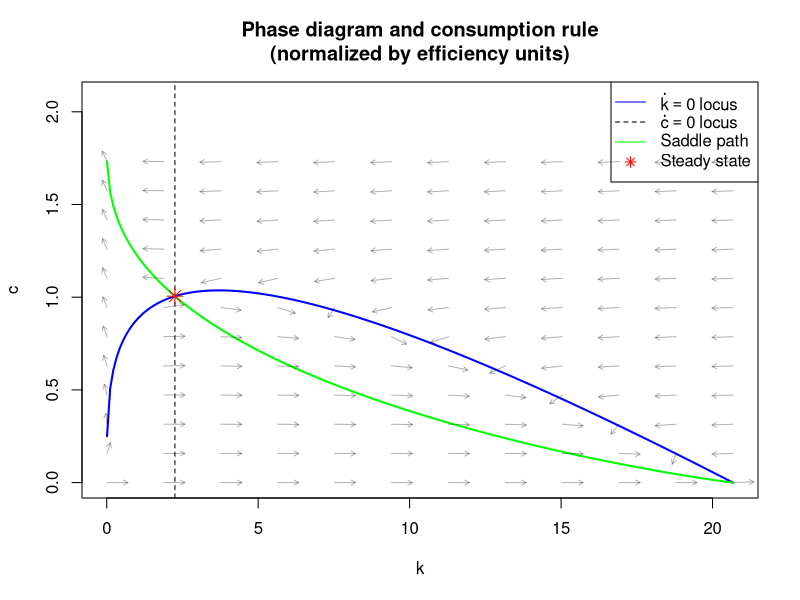
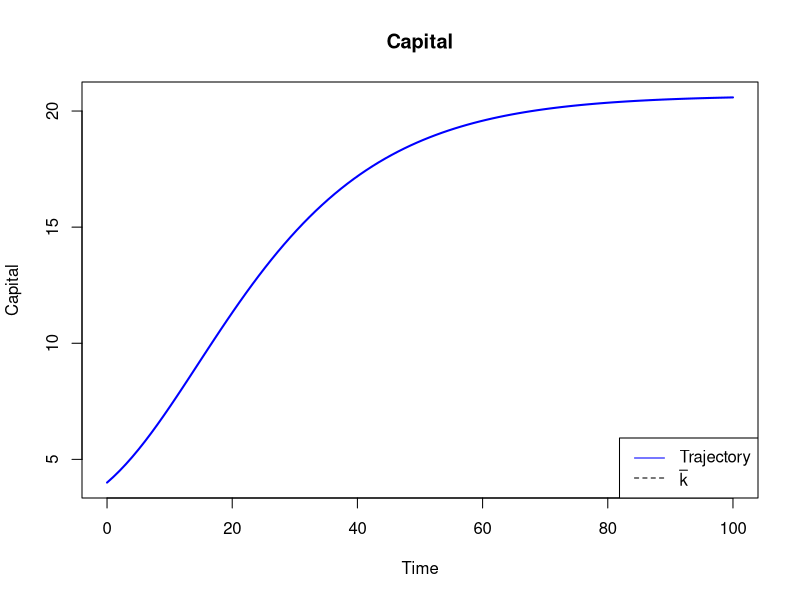
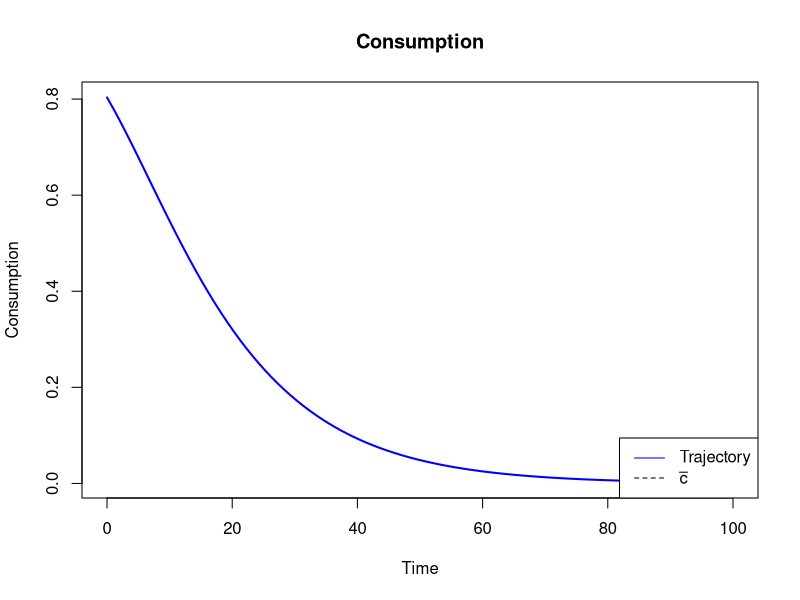
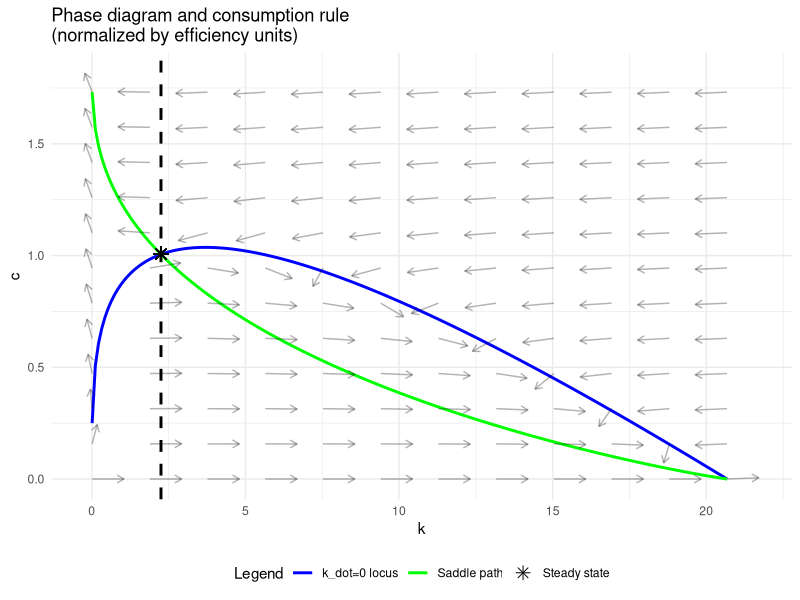
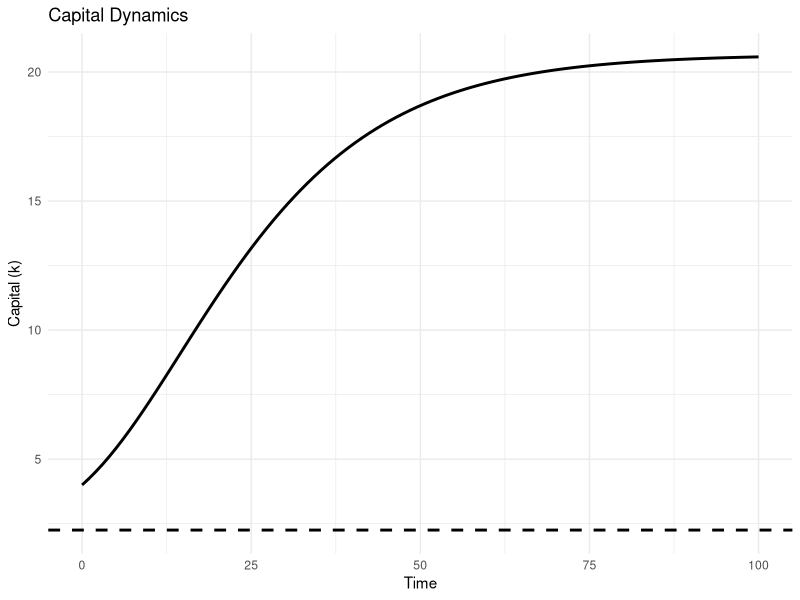
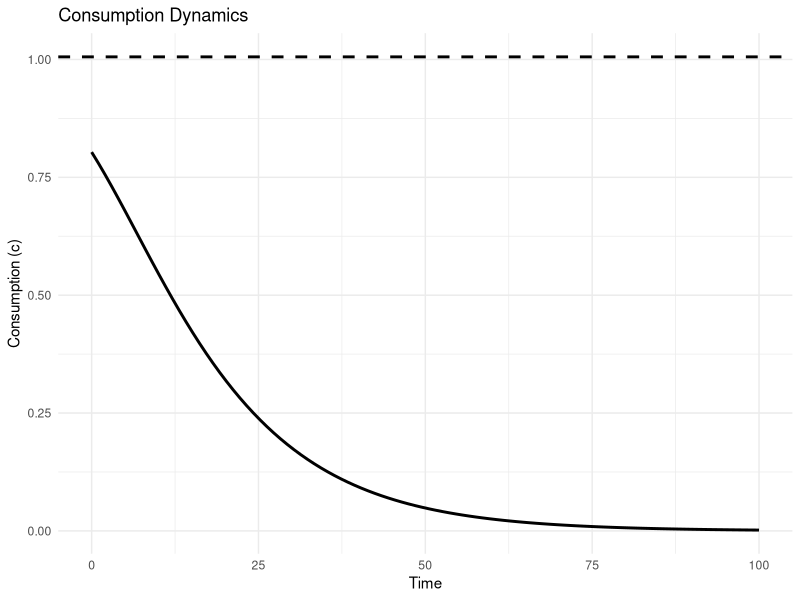
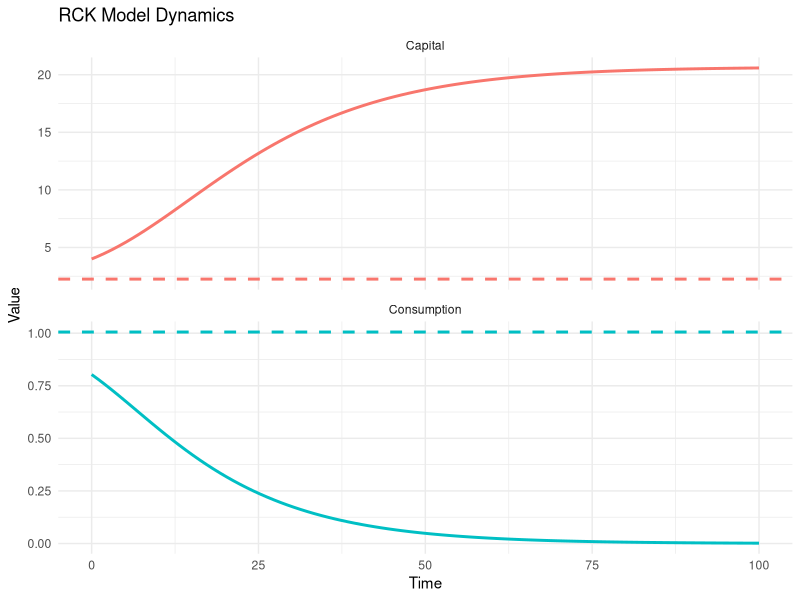

These charts were generated, in order, by the following R code:
## ---- chunk 1
# Notwendige Pakete installieren, falls nicht vorhanden:
# install.packages("R6")
# install.packages("deSolve")

library(R6)
library(deSolve)

# Class implementation

RCKmod <- R6Class("RCKmod",
  public = list(
    # Parameter definieren
    rho = NULL,
    alpha = NULL,
    theta = NULL,
    xi = NULL,
    delta = NULL,
    phi = NULL,
    
    # Abgeleitete Werte und Funktionen
    cFunc = NULL,
    kmax = NULL,
    kss = NULL,
    css = NULL,
    
    initialize = function(rho, alpha, theta, xi, delta, phi) {
      # """
      # Inputs:
      # - rho:   relative risk aversion coefficient for CRRA utility.
      # - alpha: capital's share of production in Cobb-Douglas output function.
      # - theta: time preference/discount rate.
      # - xi:    population growth rate.
      # - delta: capital depreciation rate.
      # - phi:   labor productivity growth rate.        
      # """
      
      # Assign parameter values
      self$rho <- rho
      self$alpha <- alpha
      self$theta <- theta
      self$xi <- xi
      self$delta <- delta
      self$phi <- phi
      
      # Maximum capital
      self$kmax <- (1/(self$phi + self$xi + self$delta))^(1/(1-self$alpha))
      
      # Steady state capital
      self$kss <- (alpha/(theta + xi + delta + rho*phi))^(1/(1-alpha))
      
      # Steady state consumption
      self$css <- self$kss^alpha - (xi + delta + phi)*self$kss
      
      # Solve the model to create its consumption function
      self$solve()
    },
    
    output = function(k) {
      # """
      # Cobb-Douglas normalized production function
      # """
      return(k^self$alpha)
    },
    
    dcdt = function(c, k) {
      # """
      # Consumption differential equation
      # """
      dc <- c/self$rho * (self$alpha * k^(self$alpha - 1) - self$theta - (self$xi + self$delta) - self$rho*self$phi)
      return(dc)
    },
    
    dkdt = function(c, k) {
      # """
      # Capital differential equation
      # """
      dk <- self$output(k) - c - (self$phi + self$xi + self$delta)*k
      return(dk)
    },
    
    dcdk = function(k, state, parms) {
      # """
      # Differential equation for the time elimination method.
      # This corresponds to dc/dk = (dc/dt)/(dk/dt)
      # WICHTIG: deSolve erwartet die Signatur func(time, state, parms). 
      # Hier ist 'k' die Zeit (unabhängige Variable) und 'c' der Zustand.
      # """
      c_val <- state[1] 
      # Verhindern von negativen Werten während der numerischen Lösung
      if(c_val < 0) c_val <- 1e-10
      
      dc_val <- self$dcdt(c_val, k)
      dk_val <- self$dkdt(c_val, k)
      
      return(list(c(dc_val / dk_val)))
    },
    
    solve = function(eps = 10^(-8), npoints = 400) {
      # """
      # Solves for the model's consumption rule through the time elimination method.
      # """
      
      # K ranges
      # In R erzeugen wir Sequenzen. 
      k_below <- seq(self$kss, 0.0001, length.out = npoints)
      k_above <- seq(self$kss, self$kmax, length.out = npoints)
      
      # Solve for c on each side of the steady state capital
      # deSolve::ode wird genutzt. Beachte: 'times' ist hier 'k'.
      
      # Nach unten (Rückwärtsintegration sozusagen, da k abnimmt)
      c_below_out <- ode(y = c(c = self$css - eps), times = k_below, func = self$dcdk, parms = NULL)
      # Nach oben
      c_above_out <- ode(y = c(c = self$css + eps), times = k_above, func = self$dcdk, parms = NULL)
      
      # Daten zusammenfügen für Interpolation
      # Wir müssen die 'below' Werte umkehren, damit k strikt aufsteigend ist für approxfun
      k_vals <- c(rev(k_below), k_above[-1]) # -1 um Duplikat beim SS zu vermeiden
      c_vals <- c(rev(c_below_out[,"c"]), c_above_out[-1,"c"])
      
      # Create consumption function as an interpolation
      # approxfun entspricht scipy.interpolate.interp1d
      self$cFunc <- approxfun(k_vals, c_vals, rule = 2) # rule=2 erlaubt Extrapolation (constant) am Rand
    },
    
    dkdt_opt = function(t, state, parms) {
      # """
      # Differential equation for k assuming optimal c decisions.
      # deSolve Signatur: (t, state, parms)
      # """
      k_val <- state[1]
      c_val <- self$cFunc(k_val)
      return(list(c(self$dkdt(c_val, k_val))))
    },
    
    k_dynamics = function(k0, t) {
      # """
      # Simulates optimal capital dynamics from a given starting point.
      # """
      out <- ode(y = c(k = k0), times = t, func = self$dkdt_opt, parms = NULL)
      return(out) # Gibt Matrix mit Spalten 'time' und 'k' zurück
    },
    
    k0locus = function(k) {
      # """
      # Returns the consumption value that leaves a given amount of
      # effective capital unchanged.
      # """
      return(self$output(k) - (self$phi + self$xi + self$delta)*k)
    },
    
    phase_diagram = function(npoints = 200, arrows = FALSE, n_arrows = 5) {
      # """
      # Plots the model's phase diagram.
      # """
      
      k <- seq(0.01, self$kmax, length.out = npoints)
      
      # Setup Plot
      # k_dot = 0 Locus
      plot(k, self$k0locus(k), type = "l", col = "blue", lwd = 2,
           ylim = c(0, max(self$cFunc(k))*1.2),
           xlab = "k", ylab = "c",
           main = "Phase diagram and consumption rule\n(normalized by efficiency units)")
      
      # c_dot = 0 Locus (Vertical line)
      abline(v = self$kss, lty = 2, col = "black")
      
      # Saddle path
      lines(k, self$cFunc(k), col = "green", lwd = 2)
      
      # Steady state
      points(self$kss, self$css, pch = 8, col = "red", cex = 1.5)
      
      legend("topright", legend = c(expression(dot(k)==0 ~ locus), 
                                    expression(dot(c)==0 ~ locus), 
                                    "Saddle path", "Steady state"),
             col = c("blue", "black", "green", "red"), 
             lty = c(1, 2, 1, NA), pch = c(NA, NA, NA, 8))
      
      # Add arrows
      if (arrows) {
        x <- seq(min(k), max(k), length.out = n_arrows)
        y <- seq(min(self$cFunc(k)), max(self$cFunc(k)), length.out = n_arrows)
        
        grid <- expand.grid(k = x, c = y)
        
        dc_vals <- self$dcdt(grid$c, grid$k)
        dk_vals <- self$dkdt(grid$c, grid$k)
        
        # Normalize length for visualization (quiver logic)
        M <- sqrt(dk_vals^2 + dc_vals^2)
        M[M == 0] <- 1
        dk_vals <- dk_vals / M
        dc_vals <- dc_vals / M
        
        # Skalierungsfaktor für Pfeile (in R muss man Länge explizit angeben)
        scale_x <- (max(k) - min(k)) / n_arrows * 0.4
        scale_y <- (max(y) - min(y)) / n_arrows * 0.4
        
        arrows(grid$k, grid$c, 
               grid$k + dk_vals * scale_x, 
               grid$c + dc_vals * scale_y, 
               length = 0.05, col = rgb(0,0,0,0.3))
      }
    }
  )
)

# --- Ausführung (Main Block) ---

# Create and solve model
RCKmodExample <- RCKmod$new(rho = 2, alpha = 0.3, theta = 0.02, xi = 0.01, delta = 0.08, phi = 0.03)
# Note: $new() ruft automatisch initialize() und darin solve() auf.

# Test the consumption rule
cat(sprintf('Consumption at k = %1.2f is c = %1.2f\n', 
            RCKmodExample$kss/2, RCKmodExample$cFunc(RCKmodExample$kss/2)))

# Phase Diagram
RCKmodExample$phase_diagram(arrows = TRUE, n_arrows = 12)

# Create grid of time points
t <- seq(0, 100, length.out = 100)

# Find capital dynamics
k0 <- 4
out_sim <- RCKmodExample$k_dynamics(k0, t)
k_sim <- out_sim[,"k"] # Extrahiere k Spalte

# Plot Capital
plot(t, k_sim, type = "l", col = "blue", lwd = 2,
     xlab = "Time", ylab = "Capital", main = "Capital")
abline(h = RCKmodExample$kss, lty = 2, col = "black")
legend("bottomright", legend = c("Trajectory", expression(bar(k))),
       col = c("blue", "black"), lty = c(1, 2))

# Find consumption
c_sim <- RCKmodExample$cFunc(k_sim)

# Plot Consumption
plot(t, c_sim, type = "l", col = "blue", lwd = 2,
     xlab = "Time", ylab = "Consumption", main = "Consumption")
abline(h = RCKmodExample$css, lty = 2, col = "black")
legend("bottomright", legend = c("Trajectory", expression(bar(c))),
       col = c("blue", "black"), lty = c(1, 2))
## ---- chunk 2
# Preamble
library(deSolve)
library(ggplot2)
library(reshape2)

# Class implementation
RCKmod <- function(rho, alpha, theta, xi, delta, phi) {
  #' @param rho: relative risk aversion coefficient for CRRA utility
  #' @param alpha: capital's share of production in Cobb-Douglas output function
  #' @param theta: time preference/discount rate
  #' @param xi: population growth rate
  #' @param delta: capital depreciation rate
  #' @param phi: labor productivity growth rate
  
  # Assign parameter values
  model <- list(
    rho = rho,
    alpha = alpha,
    theta = theta,
    xi = xi,
    delta = delta,
    phi = phi
  )
  
  # Maximum capital
  model$kmax <- (1/(phi + xi + delta))^(1/(1 - alpha))
  
  # Steady state capital
  model$kss <- (alpha/(theta + xi + delta + rho*phi))^(1/(1 - alpha))
  # Steady state consumption
  model$css <- model$kss^alpha - (xi + delta + phi)*model$kss
  
  # Function definitions
  model$output <- function(k) {
    # Cobb-Douglas normalized production function
    return(k^alpha)
  }
  
  model$dcdt <- function(c, k) {
    # Consumption differential equation
    return(c/rho*(alpha*k^(alpha - 1) - theta - (xi + delta) - rho*phi))
  }
  
  model$dkdt <- function(c, k) {
    # Capital differential equation
    return(k^alpha - c - (phi + xi + delta)*k)
  }
  
  model$dcdk <- function(c, k) {
    # Differential equation for the time elimination method
    # This corresponds to dc/dk = (dc/dt)/(dk/dt)
    return(model$dcdt(c, k)/model$dkdt(c, k))
  }
  
  model$solve <- function(eps = 10^(-8), npoints = 400) {
    # Solves for the model's consumption rule through the time elimination method
    # Parameters:
    # - eps: disturbance used to prevent dc/dk from becoming 0/0 at
    #        the steady state value of capital
    # - npoints: number of points used on each side of the steady
    #            state capital for solving the dc/dk equation
    
    # K ranges
    k_below <- seq(from = model$kss, to = 0.0001, length.out = npoints)
    k_above <- seq(from = model$kss, to = model$kmax, length.out = npoints)
    k <- c(k_below, k_above)
    
    # Solve for c on each side of the steady state capital,
    # adding a disturbance to prevent dc/dk = 0/0
    c_below <- ode(y = model$css - eps, times = k_below, func = function(t, y, parms) {
      list(model$dcdk(y, t))
    }, parms = NULL)[, 2]
    
    c_above <- ode(y = model$css + eps, times = k_above, func = function(t, y, parms) {
      list(model$dcdk(y, t))
    }, parms = NULL)[, 2]
    
    c <- c(c_below, c_above)
    
    # Create consumption function as an interpolation of the numerical solutions
    model$cFunc <- approxfun(k, c, rule = 2)
    return(model)
  }
  
  model$dkdt_opt <- function(t, k, parms) {
    # Differential equation for k assuming optimal c decisions
    return(list(model$dkdt(model$cFunc(k), k)))
  }
  
  model$k_dynamics <- function(k0, t) {
    # Simulates optimal capital dynamics from a given starting point
    # Parameters:
    # - t: vector of time points at which to solve for capital
    # - k0: value of capital at t[0]
    result <- ode(y = k0, times = t, func = model$dkdt_opt, parms = NULL)
    return(result[, 2])
  }
  
  model$k0locus <- function(k) {
    # Returns the consumption value that leaves a given amount of
    # effective capital unchanged
    return(k^alpha - (phi + xi + delta)*k)
  }
  
  model$phase_diagram <- function(npoints = 200, arrows = FALSE, n_arrows = 5) {
    # Plots the model's phase diagram
    # - npoints: number of ticks in the k axis
    # - arrows: boolean to indicate whether or not to draw arrow grid
    # - n_arrows: controls the number of arrows in the grid
    
    k <- seq(from = 0.01, to = model$kmax, length.out = npoints)
    
    # Create data frame for plotting
    plot_data <- data.frame(
      k = k,
      k0_locus = model$k0locus(k),
      saddle_path = model$cFunc(k)
    )
    
    # Create base plot
    p <- ggplot(plot_data, aes(x = k)) +
      geom_line(aes(y = k0_locus, color = "k_dot=0 locus"), linewidth = 1) +
      geom_vline(xintercept = model$kss, linetype = "dashed", 
                 aes(color = "c_dot=0 locus"), linewidth = 1) +
      geom_line(aes(y = saddle_path, color = "Saddle path"), linewidth = 1) +
      geom_point(aes(x = model$kss, y = model$css, color = "Steady state"), 
                 size = 3, shape = 8) +
      labs(title = "Phase diagram and consumption rule\n(normalized by efficiency units)",
           x = "k", y = "c", color = "Legend") +
      theme_minimal() +
      scale_color_manual(
        values = c(
          "k_dot=0 locus" = "blue", 
          "c_dot=0 locus" = "red",
          "Saddle path" = "green",
          "Steady state" = "black"
        )
      ) +
      theme(legend.position = "bottom")
    
    # Add arrows illustrating behavior in different parts of the diagram
    if (arrows) {
      x <- seq(from = min(k), to = max(k), length.out = n_arrows)
      y <- seq(from = min(plot_data$saddle_path, na.rm = TRUE), 
               to = max(plot_data$saddle_path, na.rm = TRUE), 
               length.out = n_arrows)
      
      grid <- expand.grid(k = x, c_val = y)
      grid$dc <- mapply(model$dcdt, grid$c_val, grid$k)
      grid$dk <- mapply(model$dkdt, grid$c_val, grid$k)
      
      # Normalize arrows
      M <- sqrt(grid$dk^2 + grid$dc^2)
      M[M == 0] <- 1
      grid$dk_norm <- grid$dk / M
      grid$dc_norm <- grid$dc / M
      
      # Scale factor for arrows
      scale_factor <- 0.05
      
      p <- p + geom_segment(
        data = grid, 
        aes(x = k, y = c_val, 
            xend = k + dk_norm * scale_factor * diff(range(k)), 
            yend = c_val + dc_norm * scale_factor * diff(range(plot_data$saddle_path, na.rm = TRUE))),
        arrow = arrow(length = unit(0.2, "cm")), 
        alpha = 0.3
      )
    }
    
    print(p)
  }
  
  # Solve the model to create its consumption function
  model <- model$solve()
  
  return(model)
}

# Create and solve model
RCKmodExample <- RCKmod(
  rho = 2, 
  alpha = 0.3, 
  theta = 0.02, 
  xi = 0.01, 
  delta = 0.08, 
  phi = 0.03
)

# Test the consumption rule
test_k <- RCKmodExample$kss/2
test_c <- RCKmodExample$cFunc(test_k)
cat(sprintf("Consumption at k = %1.2f is c = %1.2f\n", test_k, test_c))

# Plot phase diagram
RCKmodExample$phase_diagram(arrows = TRUE, n_arrows = 12)

# Create grid of time points
t_vec <- seq(0, 100, length.out = 100)

# Find capital dynamics at the desired time points with given starting capital
k0 <- 4
k_vals <- RCKmodExample$k_dynamics(k0, t_vec)

# Create data frame for capital plot
capital_data <- data.frame(
  time = t_vec,
  capital = k_vals
)

# Plot capital dynamics
ggplot(capital_data, aes(x = time, y = capital)) +
  geom_line(linewidth = 1) +
  geom_hline(yintercept = RCKmodExample$kss, linetype = "dashed", 
             color = "black", linewidth = 1) +
  labs(
    title = "Capital Dynamics",
    x = "Time",
    y = "Capital (k)"
  ) +
  theme_minimal()

# Find consumption values - verwende einen anderen Variablennamen als "c"
consumption_vals <- RCKmodExample$cFunc(k_vals)

# Create data frame for consumption plot
consumption_data <- data.frame(
  time = t_vec,
  consumption = consumption_vals
)

# Plot consumption dynamics
ggplot(consumption_data, aes(x = time, y = consumption)) +
  geom_line(linewidth = 1) +
  geom_hline(yintercept = RCKmodExample$css, linetype = "dashed", 
             color = "black", linewidth = 1) +
  labs(
    title = "Consumption Dynamics",
    x = "Time",
    y = "Consumption (c)"
  ) +
  theme_minimal()

# Optional: Kombinierter Plot von Kapital und Konsum
combined_data <- data.frame(
  time = rep(t_vec, 2),
  value = c(k_vals, consumption_vals),
  variable = rep(c("Capital", "Consumption"), each = length(t_vec))
)

ggplot(combined_data, aes(x = time, y = value, color = variable)) +
  geom_line(linewidth = 1) +
  geom_hline(data = data.frame(
    variable = c("Capital", "Consumption"),
    steady_state = c(RCKmodExample$kss, RCKmodExample$css)
  ), aes(yintercept = steady_state, color = variable), 
  linetype = "dashed", linewidth = 1) +
  labs(
    title = "RCK Model Dynamics",
    x = "Time",
    y = "Value",
    color = "Variable"
  ) +
  theme_minimal() +
  facet_wrap(~variable, scales = "free_y", ncol = 1) +
  theme(legend.position = "none")
